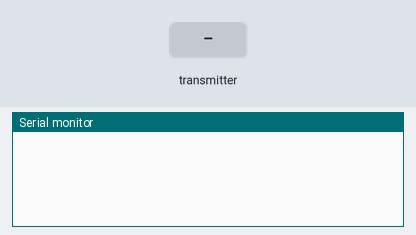
A sketch run on a simulated ESP32. On the bench: the last lines printed to the serial monitor. Inputs (shaded band) come from the test bench.

Above: at 1.2 s.
1.3 s: the transmitter starts sending joystickAveragedTilt = 0
At 1.66 s:
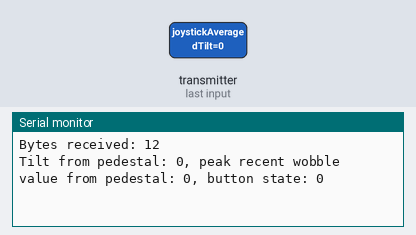
2.8 s: the transmitter starts sending joystickPeakWobble = 1024
At 3.16 s:
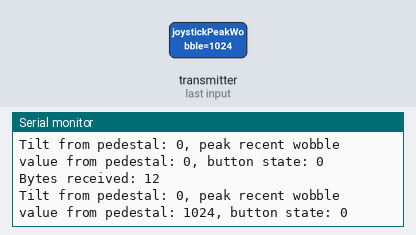
4.3 s: the transmitter starts sending buttonPressed = 1
At 4.66 s:
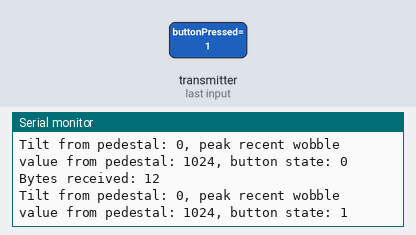
5.8 s: the transmitter starts sending joystickAveragedTilt = 1024
At 6.16 s:
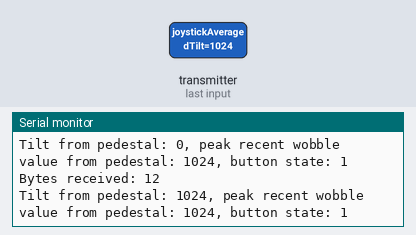
7.3 s: the transmitter starts sending joystickPeakWobble = 0
At 7.66 s:
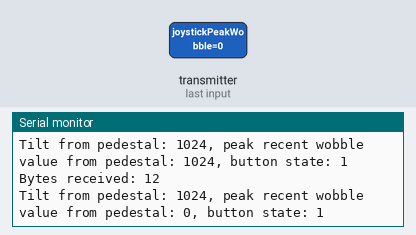
8.8 s: the transmitter starts sending buttonPressed = 0
At 9.16 s:
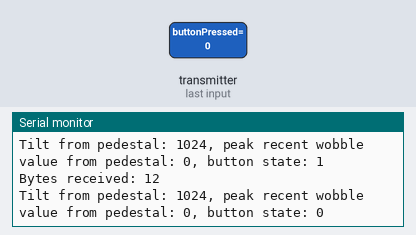

Measured:
- after the input at 1.3 s, the serial monitor: prints a new line after 0.05 s (image 1)
- after the input at 2.8 s, the serial monitor: prints a new line after 0.05 s (image 2)
- after the input at 4.3 s, the serial monitor: prints a new line after 0.05 s (image 3)
- after the input at 5.8 s, the serial monitor: prints a new line after 0.05 s (image 4)
- after the input at 7.3 s, the serial monitor: prints a new line after 0.05 s (image 5)
- after the input at 8.8 s, the serial monitor: prints a new line after 0.05 s (image 6)

The sketch:

esp32_accelerometer_receiver_demo_WORKING.ino
```cpp
#include <WiFi.h>
#include <esp_now.h>

#define DEBUG_MODE_ON                   // Uncomment this line if you want to see debug messages

typedef struct structEspNowPacket                                           // Structure example to send data, must match the sender structure
{
  int joystickAveragedTilt;
  int joystickPeakWobble;

  bool buttonPressed = false;
}
structEspNowPacket;

structEspNowPacket pedestalData;                               // Create a structEspNowPacket called pedestalData to deserialize the incoming packet from the sender over esp-now

uint8_t packetLength;

bool ledState = false;

#ifdef DEBUG_MODE_ON

  unsigned long lastTime = 0;
  unsigned long timerDelay = 1000;                             // send readings timer

#endif

void OnDataRecv(const uint8_t * mac, const uint8_t *incomingData, int len)      // Callback function that will be executed when data is received
{
  memcpy(&pedestalData, incomingData, sizeof(pedestalData));

  toggleBuiltInLed();

  packetLength = len;

  #ifdef DEBUG_MODE_ON

    debugPrintToSerialJoystickValues();

  #endif
}

void setup()
{
  Serial.begin(115200);

  //pinMode(LED_BUILTIN, OUTPUT);

  initializeEspNow();
}

void loop()
{ }

void debugPrintToSerialJoystickValues()
{
  Serial.println();
  Serial.println();

  Serial.print(F("Bytes received: "));
  Serial.println(packetLength);

  Serial.print(F("Tilt from pedestal: "));
  Serial.print(pedestalData.joystickAveragedTilt);

  Serial.print(F(", peak recent wobble value from pedestal: "));
  Serial.print(pedestalData.joystickPeakWobble);

  Serial.print(F(", button state: "));
  Serial.println(pedestalData.buttonPressed);
}

// void sendJoystickValuesToTeensey()
// {
//   teenseyPort.print(F("t"));
//   teenseyPort.print(pedestalData.joystickAveragedTilt);
//   teenseyPort.print(F(";"));

//   teenseyPort.print(F("w"));
//   teenseyPort.print(pedestalData.joystickPeakWobble);
//   teenseyPort.print(F(","));

//   teenseyPort.print(F("b"));
//   teenseyPort.print(pedestalData.buttonPressed);
//   teenseyPort.println(F("."));
// }

void toggleBuiltInLed()
{
  //digitalWrite(LED_BUILTIN, ledState);

  ledState = !ledState;
}

// void initializeSoftwareSerialPortToTeensey()
// {
//   teenseyPort.begin(9600, SWSERIAL_8N1, MYPORT_RX, MYPORT_TX, false);

//   if (!teenseyPort)
//   {
//     // If the object did not initialize, then its configuration is invalid
//     Serial.println(F("Invalid SoftwareSerial pin configuration, check config"));

//     // Don't continue with invalid configuration
//     while (1) { delay (1000); }
//   }
// }

void initializeEspNow()
{
  WiFi.mode(WIFI_STA);

  // Init ESP-NOW
  if (esp_now_init() != 0) {
    Serial.println(F("Error initializing ESP-NOW"));
    return;
  }

  // Once ESPNow is successfully Init, register for recieve callback to get recieved packet
  //esp_now_set_self_role(ESP_NOW_ROLE_SLAVE);
  esp_now_register_recv_cb(OnDataRecv);
}
```
